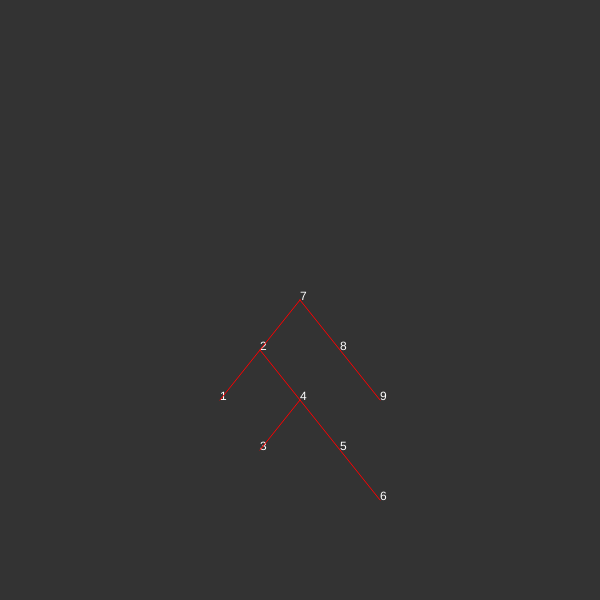
Frame 1 (no input)
Frame 60 (no input): identical to frame 1, image omitted
Frame 120 (the mouse pressed at the canvas centre since frame 60): identical to frame 1, image omitted

The p5.js sketch that drew this single still picture (run headless with seeded random() and noise() and a simulated clock; from frame 60 on, the mouse is pressed at the canvas centre):

// p5.js sketch
// ── sketch.js
let tree;

function setup() {
  createCanvas(600, 600);
  background(51);
  tree = new Tree();
  for (let i = 0; i < 100; i++) {
    tree.addValue(floor(random(1, 10)));
  }
  console.log(tree);

  tree.traverse();
}

function draw() {}
// ── Node.js
class Node {
  constructor(data, x, y) {
    this.data = data;
    this.right = this.left = null;
    this.x = x;
    this.y = y;
  }

  search(val) {
    if (this.data == val) {
      return this;
    } else if (val < this.data && this.left != null) {
      return this.left.search(val);
    } else if (val > this.data && this.right != null) {
      return this.right.search(val);
    }
    return null;
  }

  visit(parent) {
    if (this.left != null) {
      this.left.visit(this);
    }

    console.log(this.data);

    fill(255);
    noStroke();
    textAlign();
    text(this.data, this.x, this.y);

    stroke(255, 0, 0);
    noFill();
    line(parent.x, parent.y, this.x, this.y);
    // ellipse(this.x, this.y, 20);

    if (this.right != null) {
      this.right.visit(this);
    }
  }

  addNode(n) {
    if (n.data < this.data) {
      if (this.left == null) {
        this.left = n;
        this.left.x = this.x - 40;
        this.left.y = this.y + 50;
      } else {
        this.left.addNode(n);
      }
    } else if (n.data > this.data) {
      if (this.right == null) {
        this.right = n;
        this.right.x = this.x + 40;
        this.right.y = this.y + 50;
      } else {
        this.right.addNode(n);
      }
    }
  }
}
// ── Tree.js
class Tree {
  constructor() {
    this.root = null;
  }

  search(val) {
    let found = this.root.search(val);
    return found;
  }

  traverse() {
    this.root.visit(this.root);
  }

  addValue(val) {
    let n = new Node(val);
    if (this.root == null) {
      this.root = n;
      this.root.x = width / 2;
      this.root.y = height / 2;
    } else {
      this.root.addNode(n);
    }
  }
}
